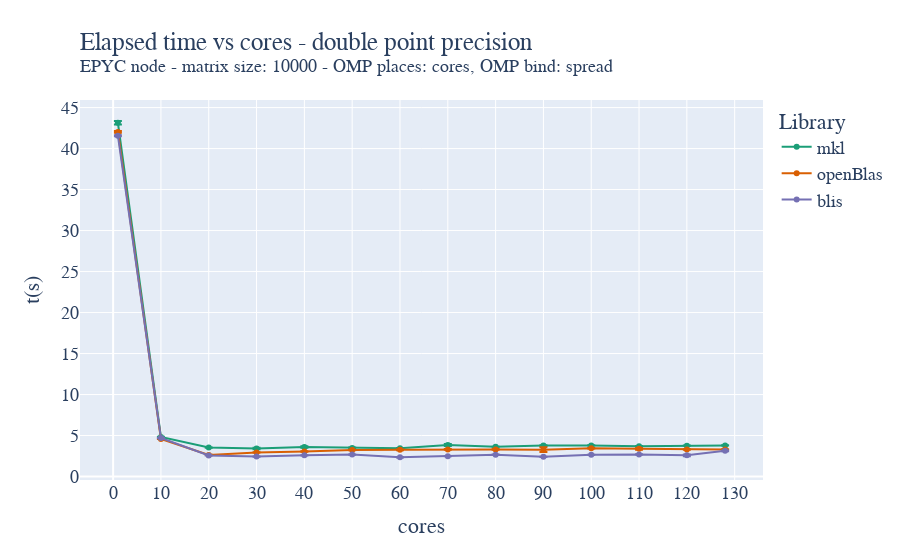

This figure's notebook cell:
### Code cell
fig = go.Figure()

fig.add_trace(go.Scatter(x=mkl_double_avg["cores"]["mean"], y=mkl_double_avg["time"]["mean"], name='mkl',
                         error_y=dict(
                             type="data",
                             array=mkl_double_avg["time"]["std"],
                             visible=True)))
fig.add_trace(go.Scatter(x=oblas_double_avg["cores"]["mean"], y=oblas_double_avg["time"]["mean"], name='openBlas',
                         error_y=dict(
                             type="data",
                             array=oblas_double_avg["time"]["std"],
                             visible=True)))
fig.add_trace(go.Scatter(x=blis_double_avg["cores"]["mean"], y=blis_double_avg["time"]["mean"], name='blis',
                         error_y=dict(
                             type="data",
                             array=blis_double_avg["time"]["std"],
                             visible=True)))

fig.update_layout(
    title=go.layout.Title(
        text="Elapsed time vs cores - double point precision<br><sup>EPYC node - matrix size: 10000 - OMP places: cores, OMP bind: spread</sup>",
        xref="paper",
        x=0,
    ),
    xaxis_title="cores",
    xaxis = dict(
        tickmode = 'linear',
        tick0 = '0',
        dtick = '10'
    ),
    yaxis_title="t(s)",
    legend_title="Library",
    font=dict(
        family="Courier New, monospace",
        size=18,
    ),
    colorway=["#1b9e77","#d95f02", "#7570b3"]
)
fig.show()
fig.write_image("/home/andres/hpc/Foundations_of_HPC_2022/Assignment/my_assignment/report/images/fixed_size_epyc_double_time_spread.pdf", height=500, width=1000)

### Figure 1 — Plotly figure (JSON) as saved in the notebook; plotly's stock layout.template omitted (floating-point values rounded to 4 significant figures)
{"data": [{"error_y": {"array": [0.2019, 0.01463, 0.01381, 0.08523, 0.09966, 0.03487, 0.02431, 0.1123, 0.008177, 0.0494, 0.01252, 0.02695, 0.007074, 0.005147], "type": "data", "visible": true}, "name": "mkl", "type": "scatter", "x": [1, 10, 20, 30, 40, 50, 60, 70, 80, 90, 100, 110, 120, 128], "y": [43.15, 4.832, 3.538, 3.411, 3.607, 3.494, 3.46, 3.842, 3.627, 3.778, 3.799, 3.692, 3.768, 3.797]}, {"error_y": {"array": [0.09924, 0.01025, 0.01492, 0.01117, 0.02959, 0.0361, 0.04593, 0.04528, 0.05228, 0.2965, 0.02645, 0.09888, 0.02174, 0.02082], "type": "data", "visible": true}, "name": "openBlas", "type": "scatter", "x": [1, 10, 20, 30, 40, 50, 60, 70, 80, 90, 100, 110, 120, 128], "y": [42.04, 4.575, 2.627, 2.936, 3.06, 3.227, 3.262, 3.306, 3.306, 3.275, 3.443, 3.38, 3.297, 3.309]}, {"error_y": {"array": [0.05575, 0.02569, 0.005038, 0.003651, 0.004522, 0.009163, 0.01797, 0.007077, 0.01637, 0.006339, 0.01193, 0.0129, 0.1105, 0.0426], "type": "data", "visible": true}, "name": "blis", "type": "scatter", "x": [1, 10, 20, 30, 40, 50, 60, 70, 80, 90, 100, 110, 120, 128], "y": [41.57, 4.706, 2.568, 2.428, 2.583, 2.672, 2.352, 2.475, 2.663, 2.4, 2.653, 2.691, 2.589, 3.138]}], "layout": {"colorway": ["#1b9e77", "#d95f02", "#7570b3"], "font": {"family": "Courier New, monospace", "size": 18}, "legend": {"title": {"text": "Library"}}, "title": {"text": "Elapsed time vs cores - double point precision<br><sup>EPYC node - matrix size: 10000 - OMP places: cores, OMP bind: spread</sup>", "x": 0, "xref": "paper"}, "xaxis": {"dtick": "10", "tick0": "0", "tickmode": "linear", "title": {"text": "cores"}}, "yaxis": {"title": {"text": "t(s)"}}}}
